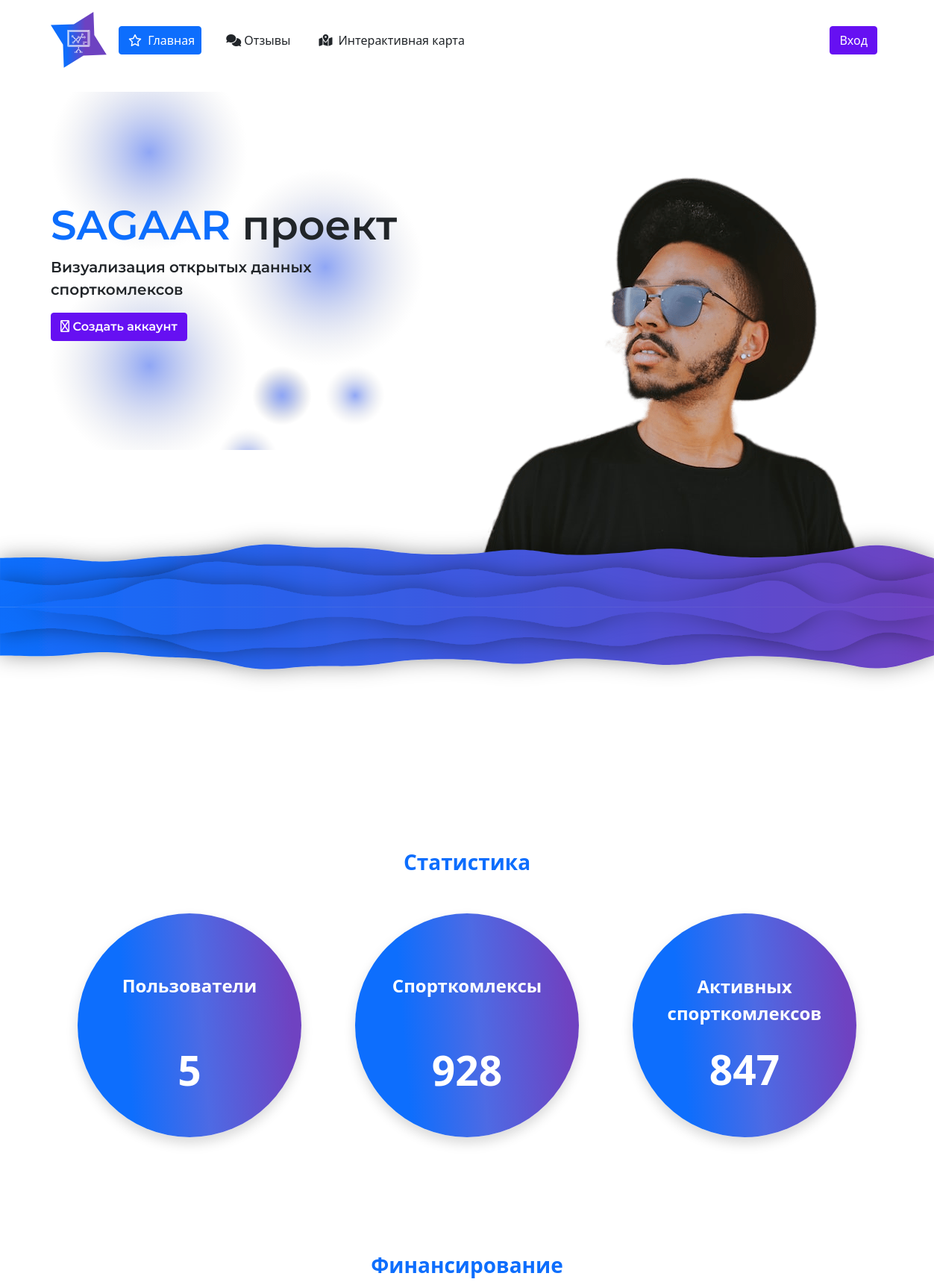
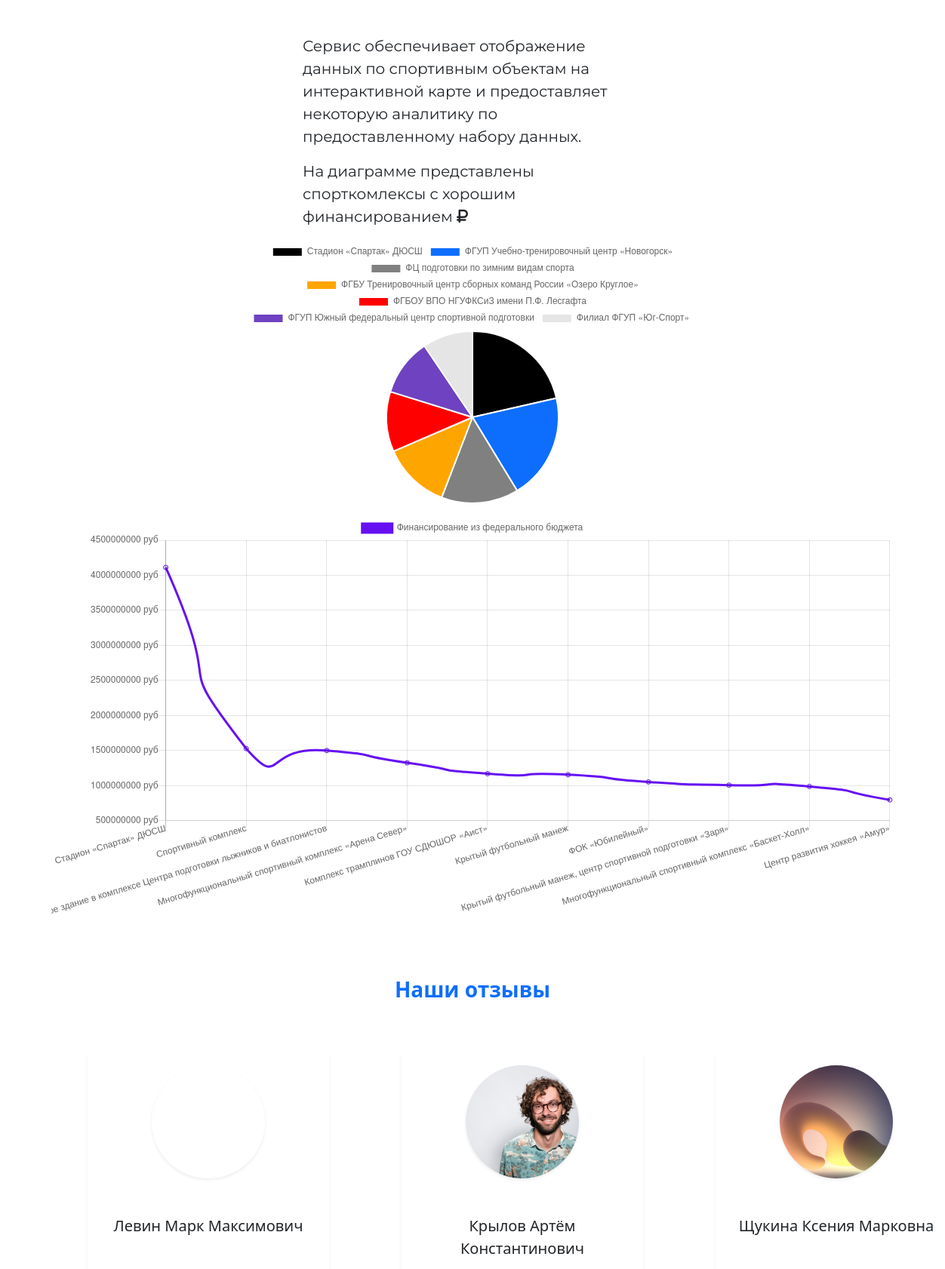
The page / (upper part) on the database its author committed (2 pictures, top to bottom).
### app/models.py (models this page shows, shortened)
class CommentUser(models.Model): # комментарии
    user = models.ForeignKey(CustomUser, on_delete=models.CASCADE, verbose_name='Пользователь') # пользователь
    create_date_comment = models.DateTimeField('Дата создания комментария',auto_now_add=True) # дата создания комментария
    posted = models.BooleanField('Отображается или нет', default=False) # одобрение
    comment = models.TextField('Комментарий', max_length=500) # сообщение
    @staticmethod
    def getCommentsForIndex():
        return CommentUser.objects.filter(posted=True).order_by("-create_date_comment")[:3] # запрос для возврата с одобренными отзывами
    class Meta: # отображение модели на русском языке
        verbose_name = 'Комментарий'
        verbose_name_plural = 'Комментарии'

class CustomUser(AbstractUser): # пользователь
    patronymic = models.CharField('Отчество', max_length=50, null=True) # отчество
    avatar = models.ImageField('Аватарка', upload_to='users/', null=True) # аватарка

### app/views.py (the view, shortened to what this page needs)
# urls.py: path('', views.main, name = 'home'),
def main(req): # main page_name
    page_name = "index.html" # ссылка на страницу
    pie_result = pieData() # вызов функции пирожка
    line_result = lineData() # вызов функции графика
    obj_users = CustomUser.objects.all().count() # получение всех пользователей
    obj_datas = Datas.objects.all().count() # получение всех спорткомплексов
    obj_active_datas = Datas.objects.filter(active = 'Y').count() # получение активных спорткомплексов
    obj_comment = CommentUser.getCommentsForIndex() # получение трех отзывов
    form = CreateQuestionsUserForm # форму связи записываем в переменную
    values = { # переменная словарь для отправки на страницу
        'user':obj_users, # Количество пользователей
        'dat':obj_datas,  # Количество спорткомлексов
        'active_sport':obj_active_datas, # Количество активных спорткомлексов
        'labels':pie_result[1], # Атрибуты для пирога
        'data':pie_result[0], # Данные для пирога
        'line_labels':line_result[1], # Атрибуты для графика
        'line_data':line_result[0], # Данные для графика
        'form':form, # Форма с связью
        'comment':obj_comment, # Отправка трёх отзывов
    }
    return render(req, page_name, values) # рендеринг страницы

### app/views.py (called while the page is built)
def pieData(): # получение данных для пирога
    for_pie_labels = [] # список для названий спорткомплексов
    for_pie_data = [] # пустой список для данных спорткомплексов
    query_datas = Datas.objects.order_by("-financing")[:7] # получение 7 записей спорткомплексов с сортировкой по финансам в порядке убывания
    for q in query_datas: # запись через цикл
        for_pie_labels.append(q.name) # добавление в список для названий
        for_pie_data.append(q.financing) # добавление в список для данных
    return for_pie_data, for_pie_labels # возвращаем списки

def lineData(): # получение данных для графика
    for_line_labels = [] # список для названий спорткомплексов
    for_line_data = [] # пустой список для данных спорткомплексов
    query_datas = Datas.objects.order_by("-financing_from_subject_federal_budget")[:10] # получение 10 записей спорткомплексов с сортировкой по финансам в порядке убывания
    for q in query_datas: # запись через цикл
        for_line_labels.append(q.name) # добавление в список для названий
        for_line_data.append(q.financing_from_subject_federal_budget) # добавление в список для данных
    return for_line_data, for_line_labels # возвращаем списки

### app/templates/index.html (shortened to what this page needs)
{% extends './base.html' %}
{% load static %}
{% block scripts %}
    <script>
    //для диаграммы
    let config = { // Диаграмма
        type: 'pie', // тип диаграммы
        data: {
        datasets: [{
            label:'Спорткомлекс',
            data: {{ data|safe }},
            backgroundColor: [
                'black','#0D6EFD', 'grey', 'orange', 'red', '#6f42c1' // цвета
            ],
            borderWidth:2,// толщина между кусочками
            }],
            labels: {{ labels|safe }}
        },
        options: {
            responsive: true,
        }
    };
    // для графика
    let labels = {{ line_labels|safe }}
    let data = { // Графика
        labels:labels,
        datasets: [{
            label: 'Финансирование из федерального бюджета',
            data: {{ line_data|safe }},
            fill: false,
            borderColor: '#6610f2',
            tension: 0.8
        }]
    };
    // конфигурация для графика
    let configLine = {
        type:'line',
        data: data,
        options:{
            scales: {
                yAxes: [{
                ticks: {
                    callback: function(value){return value + " руб"} // Для отображения в графике в рублях
                    },
                }]
            }
        }
    }
    window.onload = () => { // инициализация этих графиков и пирогов
        let ctx = document.getElementById('pie-chart').getContext('2d');
        window.myPie = new Chart(ctx, config);
        let eeMyChart = document.getElementById('chart_budget');
        window.myLine = new Chart(eeMyChart, configLine)
    };
    </script>
{% endblock scripts %}
{% block content %}
    <div class = 'index_container mt-3'>
        <div class="hello_container">
            <div class="container d-flex justify-content-between">
                <div class="bg d-flex flex-column justify-content-center flex-wrap" style = '
                    height:60vh;
                    max-width: 500px;
                    width: 100%;
                    background-image: url("{% static 'media/circles.svg' %}");
                    background-repeat:no-repeat;
                    background-position:left;
                    background-size:cover;
                    '>
                    <h1 style="font-size:55px; font-family:'Montserrat-SemiBold';"><span class = 'text-uppercase fw-bold text-primary'>sagaar</span> проект</h1>
                    <p class = 'fs-5' style = "font-family:'Montserrat-SemiBold';">Визуализация открытых данных спорткомлексов</p>
                    <div>
                        {% if request.user.is_authenticated %}
                            <a class = 'btn btn-indigo  text' href="{% url 'profile' %}" style = "font-family:'Montserrat-SemiBold';">
                                <i class="fa-solid fa-address-card"></i>
                                Профиль
                            </a>
                        {% else %}
                            <a class = 'btn btn-indigo  text' href="{% url 'reg' %}" style = "font-family:'Montserrat-SemiBold';">
                                <i class="fa-regular fa-right-to-bracket"></i>
                                Создать аккаунт
                            </a>
                        {% endif %}
                    </div>
                </div>
                <div  style="position:relative; top:-37px;">
                    <img class = 'img-fluid' src="{% static 'media/man.svg' %}" alt="man">
                </div>
            </div>
            <div class = 'mx-auto' style = 'position: relative; top:-175px;'>
                <img class = 'img-fluid' alt = 'photo' src ="{% static 'media/volna.svg' %}" style = 'width: 100%; user-select: none;' />
                <img class = 'img-fluid' alt = 'photo' src ="{% static 'media/volna.svg' %}" style = 'width: 100%; user-select: none;  transform: scale(1, -1);' />
            </div>
        </div>
    </div>
    <div style = 'margin-bottom: 150px;'>
        <p class = "text-center fs-3 fw-bold text-primary">Статистика</p>
        <div class="container d-flex justify-content-around mt-5">
            <div class="box shadow text-white rounded-circle d-flex flex-column justify-content-center align-items-center .bg-primary.bg-gradient" style = "max-width: 300px; width: 100%; height: 300px;">
                <p class ="text-center fs-4 fw-bold mt-5" style = 'min-height: 50px;'>Пользователи</p>
                <p class ="text-center fw-bold mt-4" style = "font-size: 55px;">{{ user }}</p>
            </div>
            <div class="box shadow text-white rounded-circle d-flex flex-column justify-content-center"  style = "max-width: 300px; width: 100%; height: 300px;">
                <p class ="text-center fs-4 fw-bold mt-5" style = 'min-height: 50px;'>Спорткомлексы</p>
                <p class ="text-center fw-bold mt-4" style = "font-size: 55px;">{{ dat }}</p>
            </div>
            <div class="box shadow text-white rounded-circle d-flex flex-column justify-content-center"  style = "max-width: 300px; width: 100%; height: 300px;">
                <p class ="text-center fs-4 fw-bold mt-5" style = 'min-height: 50px;'>Активных спорткомлексов</p>
                <p class ="text-center fw-bold" style = "font-size: 55px;">{{ active_sport }}</p>
            </div>
        </div>
    </div>
    <div class = 'container mt-5' id="container">
        <p class = "text-center fs-3 fw-bold text-primary">Финансирование</p>
        <div class="content d-flex mt-5 flex-wrap justify-content-center">
            <div class = 'flex-fill' style = 'max-width: 450px;'>
                <p class = 'fs-5' style = "font-family: 'Montserrat-Regular'; user-select: none;">Сервис обеспечивает отображение данных по спортивным объектам на интерактивной карте и предоставляет некоторую аналитику по предоставленному набору данных. </p>
                <p class = 'fs-5' style = "font-family: 'Montserrat-Regular'; user-select: none;">На диаграмме представлены спорткомлексы c хорошим финансированием  <i class="fa-solid fa-ruble-sign"></i> </p>
            </div>
            <canvas id="pie-chart" style ="max-width: 700px;"></canvas>
        </div>
        <canvas class = 'mt-3' id="chart_budget" style = 'max-width: 100%;'></canvas>
    </div>
    <div class="container mt-5">
        <p class = "text-center fs-3 fw-bold text-primary">Наши отзывы</p>
        <div class="comment_container d-flex justify-content-around">
            {% for o in comment %}
            <div class="box-comment shadow-sm rounded d-flex flex-column align-items-center p-3 m-5" style = 'min-width: 320px; max-width: 320px; min-height: 200px;'>
                <div class = 'avatar shadow-sm rounded-circle' style = '
                    height:150px;
                    width: 150px;
                    background-image: url("{{o.user.avatar.url}}");
                    background-repeat:no-repeat;
                    background-position:center;
                    background-size:cover;
                    '></div>
                <div class ='mt-5'>
                    <p class = 'fs-5 text-center mx-auto' style="min-height: 60px;"> {{ o.user.last_name }} {{ o.user.first_name }} {{ o.user.patronymic }} </p>
                </div>
            </div>
        {% empty %}
            <p class = 'text-center text-danger fs-2'>В бд пусто.</p>
        {% endfor %}
        </div>
    </div>
{% endblock content %}

### app/static/css/style.css (style rules this page uses)
a { text-decoration: none; }
.box { background: linear-gradient(85.44deg, #0D6EFD 23.32%, rgba(58, 90, 225, 0.9) 55.15%, #6F42C1 92.62%); }

### rows shown on the page
CommentUser: user.last_name "Левин", user.first_name "Марк", user.patronymic "Максимович"
CommentUser: user.avatar (picture), user.last_name "Крылов", user.first_name "Артём", user.patronymic "Константинович"
CommentUser: user.avatar (picture), user.last_name "Щукина", user.first_name "Ксения", user.patronymic "Марковна"

### other values the page prints
{{ user }} "5"
{{ dat }} "928"
{{ active_sport }} "847"
chart data {{ data|safe }} [7897261400.0, 7305398700.0, 5349270000.0, 4665147200.0, 4157320000.0, 3958954600.0, 3473053300.0]
chart data {{ line_data|safe }} [4111120200.0, 1527800000.0, 1500000000.0, 1324880000.0, 1170460000.0, 1155780000.0, 1052182000.0, 1006330660.0, 987500000.0, 795800000.0]
